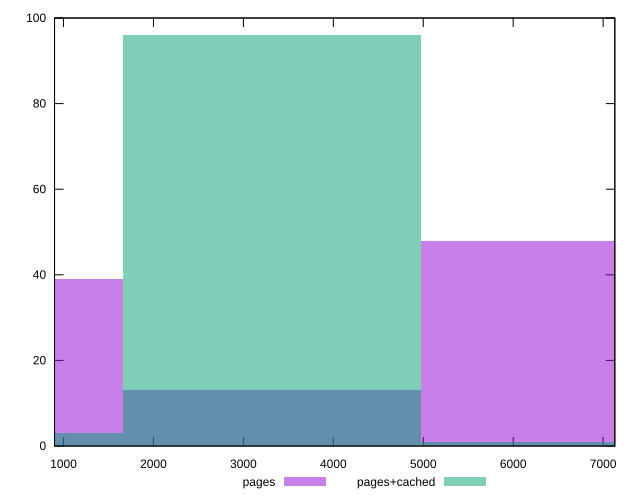

Reproduce this figure in gnuplot.
reset

$pages <<EOF
6635.686209831131 48
0 39
3317.8431049155656 13
EOF

$pagesCached <<EOF
6635.686209831131 1
3317.8431049155656 96
0 3
EOF

set key outside below
set boxwidth 3317.8431049155656
set xrange [900:7130]
set yrange [0:100]
set trange [0:100]
set style fill transparent solid 0.5 noborder
set terminal svg size 640, 500 enhanced background rgb 'white'
set output "report_00009_2021-02-08T22-37-41.559Z/unused-javascript/comparison/histogram/0_vs_1.svg"

plot $pages title "pages" with boxes, \
     $pagesCached title "pages+cached" with boxes

reset
